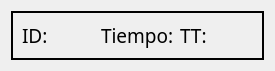
<?xml version="1.0" encoding="UTF-8"?>
<ui version="4.0">
 <class>unfinishedProc</class>
 <widget class="QWidget" name="unfinishedProc">
  <property name="geometry">
   <rect>
    <x>0</x>
    <y>0</y>
    <width>275</width>
    <height>61</height>
   </rect>
  </property>
  <property name="maximumSize">
   <size>
    <width>16777215</width>
    <height>61</height>
   </size>
  </property>
  <property name="windowTitle">
   <string>Form</string>
  </property>
  <layout class="QGridLayout" name="gridLayout">
   <item row="0" column="0">
    <widget class="QFrame" name="frame">
     <property name="frameShape">
      <enum>QFrame::WinPanel</enum>
     </property>
     <property name="frameShadow">
      <enum>QFrame::Plain</enum>
     </property>
     <layout class="QGridLayout" name="gridLayout_3">
      <item row="0" column="1">
       <widget class="QLabel" name="timeLB">
        <property name="font">
         <font>
          <family>Rockwell</family>
          <pointsize>14</pointsize>
          <weight>50</weight>
          <bold>false</bold>
         </font>
        </property>
        <property name="text">
         <string>Tiempo:</string>
        </property>
       </widget>
      </item>
      <item row="0" column="0">
       <widget class="QLabel" name="idLB">
        <property name="font">
         <font>
          <family>Rockwell</family>
          <pointsize>14</pointsize>
          <weight>50</weight>
          <bold>false</bold>
         </font>
        </property>
        <property name="text">
         <string>ID:</string>
        </property>
       </widget>
      </item>
      <item row="0" column="2">
       <widget class="QLabel" name="ttLb">
        <property name="font">
         <font>
          <family>Rockwell</family>
          <pointsize>14</pointsize>
         </font>
        </property>
        <property name="text">
         <string>TT:</string>
        </property>
       </widget>
      </item>
     </layout>
    </widget>
   </item>
  </layout>
 </widget>
 <resources/>
 <connections/>
</ui>
